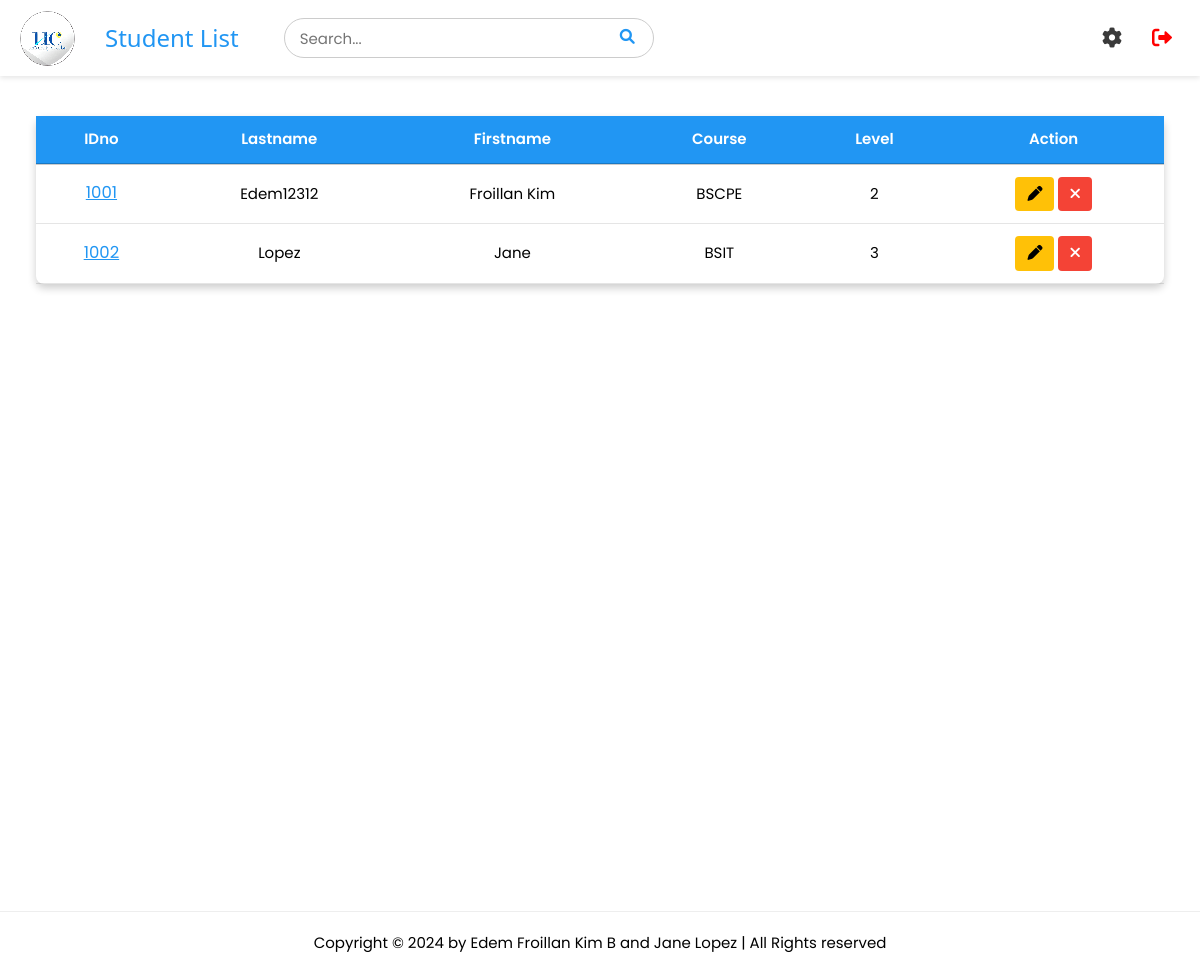
The page /students (signed in) on the database as committed earlier.
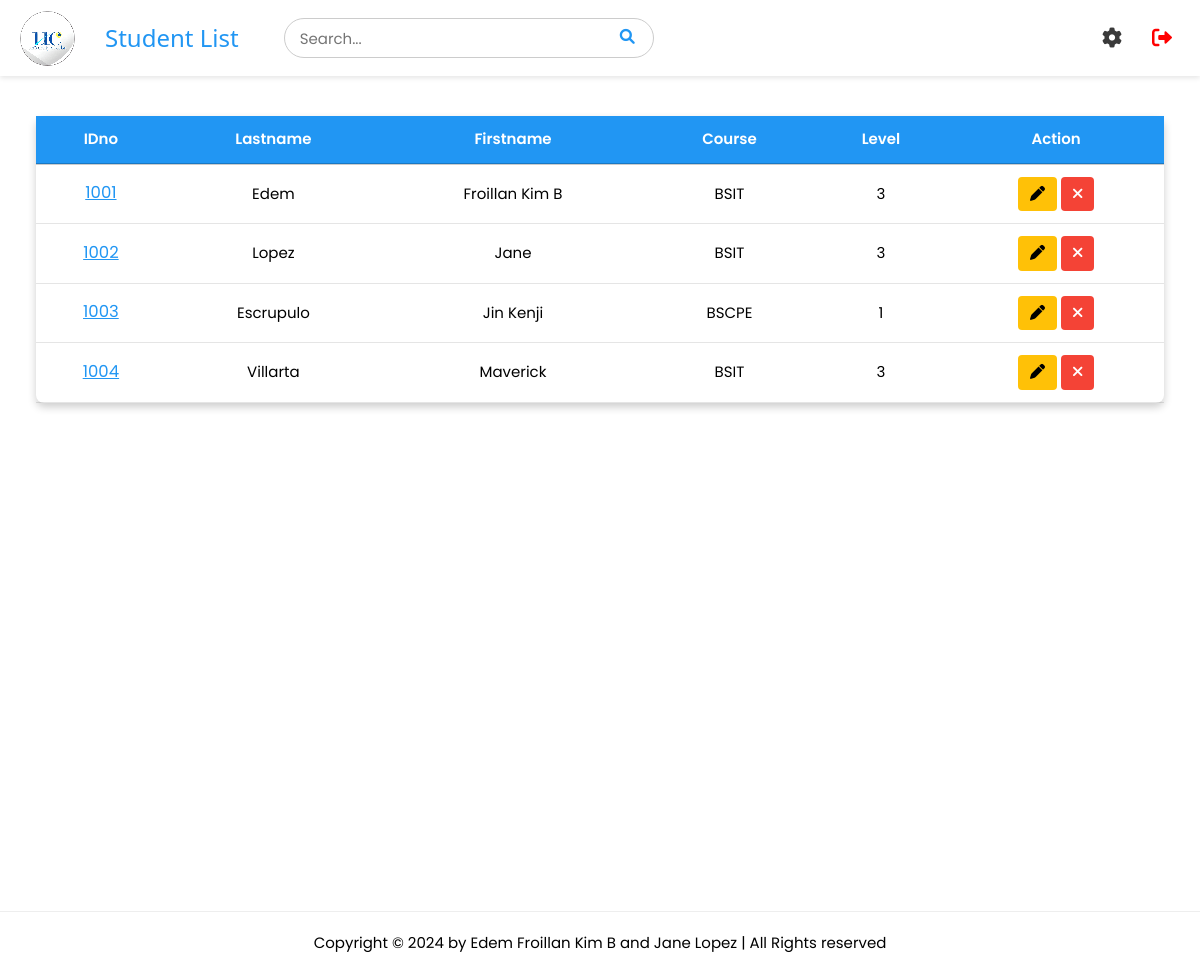
The same page on the database as committed later.
### tables this page shows
CREATE TABLE students (
                    id INTEGER PRIMARY KEY AUTOINCREMENT,
                    idno varchar(10) UNIQUE,
                    firstname varchar(50),
                    lastname varchar(50),
                    course varchar(10),
                    level varchar(5),
                    image TEXT,
                    qrcode TEXT
);

### app.py (the view)
@app.route('/students')
def student_list():
    if 'username' in session:
        pagetitle = "Student List"
        users = get_users()
        return render_template('studentlist.html', data=getall_records('students'), pagetitle=pagetitle, users=users)
    else:
        flash("Please log in first!", "warning")
        return redirect(url_for('login'))

### app.py (called while the page is built)
@app.after_request
def after_request(response):
    response.headers['Cache-Control'] = 'no-store, no-cache, must-revalidate, post-check=0, pre-check=0, max-age=0'
    response.headers['Pragma'] = 'no-cache'
    response.headers['Expires'] = '-1'
    if hasattr(session, 'username') and 'username' not in session:
        response.headers['Cache-Control'] = 'no-store'
        response.headers['Pragma'] = 'no-cache'
        response.headers['Expires'] = '-1'
    return response

def get_users() -> object:
    return getall_records('students')

### dbhelper.py (called while the page is built)
def getprocess(sql: str, params=()) -> list:
    db = connect(database)
    cursor = db.cursor()
    cursor.row_factory = Row
    try:
        cursor.execute(sql, params)
        data = cursor.fetchall()
        return data
    finally:
        cursor.close()
        db.close()

def getall_records(table: str) -> list:
    sql = f'SELECT * FROM `{table}`'
    return getprocess(sql)

### templates/studentlist.html (shortened to what this page needs)
{% extends 'base.html' %}
{% block header %}
    {% include 'header.html' %}
{% endblock %}
{% block content %}
<div id="main_container" style="height: 100vh;">
    <div class="w3-full" style="padding: 1rem 3%;">
        <div class="styled-table-wrapper">
            <table class="styled-table" id="table">
                <thead>
                    <tr id="tr1">
                        <th>IDno</th>
                        <th>Lastname</th>
                        <th>Firstname</th>
                        <th>Course</th>
                        <th>Level</th>
                        <th class="w3-center">Action</th>
                    </tr>
                </thead>
                <tbody>
                    {% for user in users %}
                    <tr id="tr2">
                        <td class="w3-center" data-cell="IDNO:" id="idno">
                            <a href="#" style="color: #2196F3; font-size: 1.1rem" onclick="viewStudent('{{ user['idno'] }}')">{{ user['idno'] }}</a>
                        </td>
                        <td class="w3-center" data-cell="LASTNAME:">{{ user["lastname"] }}</td>
                        <td class="w3-center" data-cell="FIRSTNAME:">{{ user["firstname"] }}</td>
                        <td class="w3-center" data-cell="COURSE:">{{ user["course"] }}</td>
                        <td class="w3-center level-{{ user['level'] }}" data-cell="LEVEL:">{{ user["level"] }}</td>
                        <td class="w3-center" data-cell="ACTION:">
                            <button class="w3-button w3-amber edit-btn edit">
                                <i class="fas fa-pen"></i>
                            </button>
                            <button class="w3-button w3-red delete-btn delete" onclick="openCustomAlert('{{ user['idno'] }}')">
                                <i class="fas fa-times"></i>
                            </button>
                        </td>
                    </tr>
                    {% endfor %}
                </tbody>
            </table>
        </div>
    </div>
</div>
{% endblock %}

### templates/base.html (shortened to what this page needs)
<!DOCTYPE html>
<html>
<head>
    <link rel='stylesheet' href="{{ url_for('static', filename='css/style.css') }}">
    <link rel="stylesheet" href="https://cdnjs.cloudflare.com/ajax/libs/font-awesome/6.0.0-beta3/css/all.min.css">
</head>
<body>
    <div>
        {% block header %}{% endblock %}
        {% block content %}
        {% endblock %}
    </div>
    <hr>
    <footer class="w3-center">
        <div class="footer-box">
            <p>Copyright &copy; 2024 by Edem Froillan Kim B and Jane Lopez | All Rights reserved</p>
        </div>
    </footer>
</body>
</html>

### templates/header.html (shortened to what this page needs)
<div class="header">
    <div class="left-section">
        <img src="../static/images/logo.png" alt="Logo" id="logo">
        <h3 class="pagetitle">{{ pagetitle }}</h3>
        <div class="search" style="position: relative;">
        <input type="text" placeholder="Search..." id="search-bar">
        <button type="submit" id="search-button"><i class="fa fa-search"></i></button>
    </div>
    </div>
    <div class="menu" style="position: relative;">
    <i class="fa solid fa-gear" id="menu-icon"></i>
    <a href="/logout" id="logout">
        <i class="fa fa-sign-out-alt"></i>
    </a>
    </div>
</div>

### static/css/style.css (style rules this page uses)
html { box-sizing:border-box }
*,*:before,*:after { box-sizing:inherit }
html { -ms-text-size-adjust:100%;-webkit-text-size-adjust:100% }
body { margin:0 }
article,aside,details,figcaption,figure,footer,header,main,menu,nav,section { display:block }
a { background-color:transparent }
img { border-style:none }
hr { box-sizing:content-box;height:0;overflow:visible }
button,input,select,textarea,optgroup { font:inherit;margin:0 }
button,input { overflow:visible }
button,select { text-transform:none }
button,[type=button],[type=reset],[type=submit] { -webkit-appearance:button }
html,body { font-family:Verdana,sans-serif;font-size:15px;line-height:1.5 }
html { overflow-x:hidden }
h3 { font-size:24px }
h1,h2,h3,h4,h5,h6 { font-family:"Segoe UI",Arial,sans-serif;font-weight:400;margin:10px 0 }
hr { border:0;border-top:1px solid #eee;margin:20px 0 }
img { vertical-align:middle }
a { color:inherit }
.w3-btn,.w3-button { border:none;display:inline-block;padding:8px 16px;vertical-align:middle;overflow:hidden;text-decoration:none;color:inherit;background-color:inherit;text-align:center;cursor:pointer;white-space:nowrap }
.w3-btn,.w3-button { -webkit-touch-callout:none;-webkit-user-select:none;-khtml-user-select:none;-moz-user-select:none;-ms-user-select:none;user-select:none }
.w3-center { text-align:center!important }
.w3-amber,.w3-hover-amber:hover { color:#000!important;background-color:#ffc107!important }
.w3-red,.w3-hover-red:hover { color:#fff!important;background-color:#f44336!important }
img { image-rendering: pixelated; }
.header { display: flex; justify-content: space-between; align-items: center; padding: 10px 20px; background-color: #fff; box-shadow: 0 2px 5px rgba(0, 0, 0, 0.1); position: sticky; top: 0; z-index: 100; margin-bottom: 1rem; }
.left-section { display: flex; align-items: center; }
#logo { width: 55px; height: auto; margin-right: 10px; }
.pagetitle { margin-left: 20px; color: #2196F3; }
#search-bar { padding: 15px; margin-right: 10px; border-radius: 20px; border: 1px solid #ccc; margin-left: 3rem; width: 370px; height: 40px; }
#search-button { color: #2196F3; border: none; cursor: pointer; position: absolute; background: transparent; right: 23px; top: 7px; }
#logout { text-decoration: none; color: red; font-size: 20px; transition: color 0.3s ease; }
#logout i { margin-right: 8px; }
.navbar, #logout { position: sticky; top: 0; background-color: #fff; padding: 10px 0; z-index: 100; gap: 3rem; }
* { font-family: "Poppins", sans-serif; }
.styled-table { width: 100%; border-collapse: collapse; margin-top: 10px; box-shadow: 0px 4px 8px rgba(0, 0, 0, 0.2); border-radius: 8px; }
.styled-table th, .styled-table td { padding: 12px; }
.styled-table th { background-color: #2196F3; color: white; border-bottom: 2px solid rgba(0, 0, 0, 0.2); font-weight: 600; text-transform: capitalize; }
.styled-table tr { border-bottom: 1px solid rgba(0, 0, 0, 0.1); }
.styled-table .delete-btn { background-color: #ff4d4d; color: white; padding: 6px 12px; border: none; cursor: pointer; border-radius: 4px; }
.styled-table .edit-btn { background-color: #2196F3; color: white; padding: 6px 12px; border: none; cursor: pointer; border-radius: 4px; }
.styled-table .delete-btn i, .styled-table .edit-btn i { text-align: center; }
.menu { display: flex; align-items: center; gap: 2rem; }
#menu-icon { font-size: 20px; color: #3a3a3a; display: none; transition: transform 0.3s ease, color 0.3s ease; }
@media (max-width: 1402px) { #menu-icon { display: block; } }

Rows that differ between the two databases and show on the page:
removed students: idno "1001", lastname "Edem12312", firstname "Froillan Kim", course "BSCPE", level "2"
added students: idno "1001", lastname "Edem", firstname "Froillan Kim B", course "BSIT", level "3"
added students: idno "1003", lastname "Escrupulo", firstname "Jin Kenji", course "BSCPE", level "1"
added students: idno "1004", lastname "Villarta", firstname "Maverick", course "BSIT", level "3"
